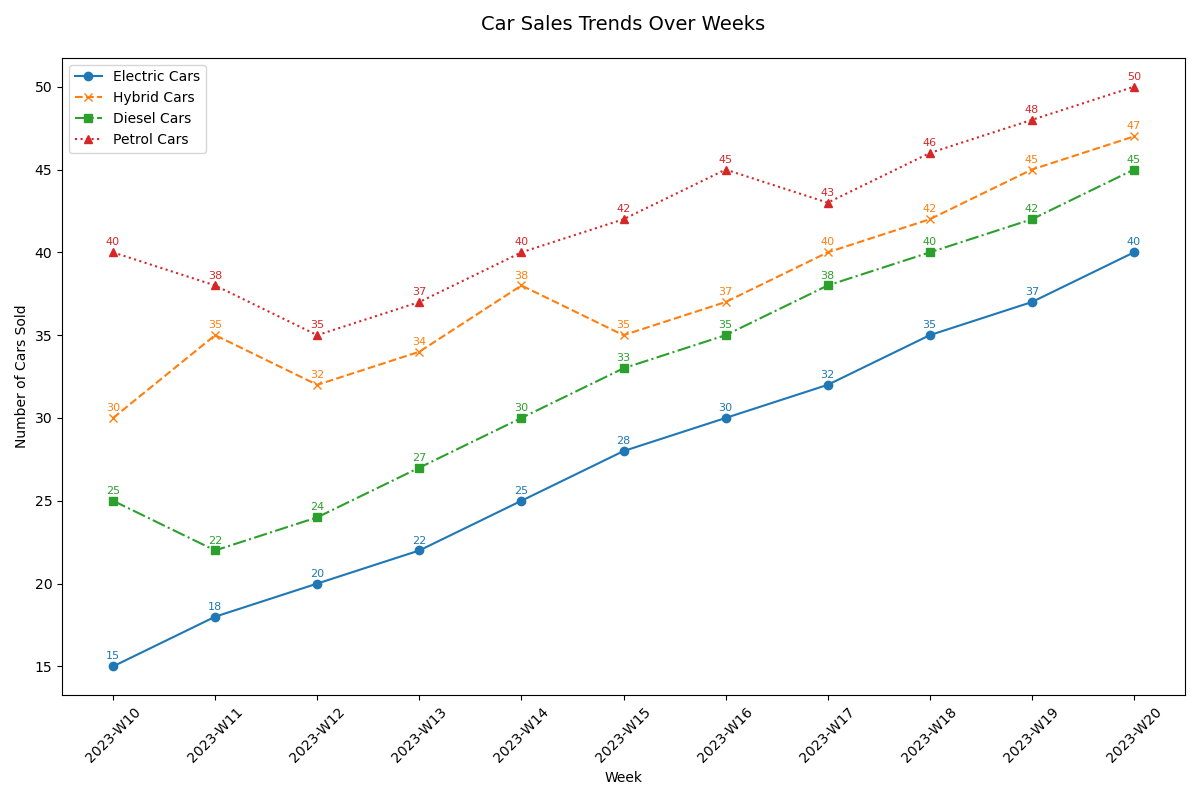

Here is the Python script that generated this plot:

import matplotlib.pyplot as plt

data = [
    {'Week': '2023-W10', 'Electric Cars': 15, 'Hybrid Cars': 30, 'Diesel Cars': 25, 'Petrol Cars': 40},
    {'Week': '2023-W11', 'Electric Cars': 18, 'Hybrid Cars': 35, 'Diesel Cars': 22, 'Petrol Cars': 38},
    {'Week': '2023-W12', 'Electric Cars': 20, 'Hybrid Cars': 32, 'Diesel Cars': 24, 'Petrol Cars': 35},
    {'Week': '2023-W13', 'Electric Cars': 22, 'Hybrid Cars': 34, 'Diesel Cars': 27, 'Petrol Cars': 37},
    {'Week': '2023-W14', 'Electric Cars': 25, 'Hybrid Cars': 38, 'Diesel Cars': 30, 'Petrol Cars': 40},
    {'Week': '2023-W15', 'Electric Cars': 28, 'Hybrid Cars': 35, 'Diesel Cars': 33, 'Petrol Cars': 42},
    {'Week': '2023-W16', 'Electric Cars': 30, 'Hybrid Cars': 37, 'Diesel Cars': 35, 'Petrol Cars': 45},
    {'Week': '2023-W17', 'Electric Cars': 32, 'Hybrid Cars': 40, 'Diesel Cars': 38, 'Petrol Cars': 43},
    {'Week': '2023-W18', 'Electric Cars': 35, 'Hybrid Cars': 42, 'Diesel Cars': 40, 'Petrol Cars': 46},
    {'Week': '2023-W19', 'Electric Cars': 37, 'Hybrid Cars': 45, 'Diesel Cars': 42, 'Petrol Cars': 48},
    {'Week': '2023-W20', 'Electric Cars': 40, 'Hybrid Cars': 47, 'Diesel Cars': 45, 'Petrol Cars': 50}
]

weeks = [entry['Week'] for entry in data]
electric_cars = [entry['Electric Cars'] for entry in data]
hybrid_cars = [entry['Hybrid Cars'] for entry in data]
diesel_cars = [entry['Diesel Cars'] for entry in data]
petrol_cars = [entry['Petrol Cars'] for entry in data]

plt.figure(figsize=(12, 8))

plt.plot(weeks, electric_cars, marker='o', linestyle='-', color='#1f77b4', label='Electric Cars')
plt.plot(weeks, hybrid_cars, marker='x', linestyle='--', color='#ff7f0e', label='Hybrid Cars')
plt.plot(weeks, diesel_cars, marker='s', linestyle='-.', color='#2ca02c', label='Diesel Cars')
plt.plot(weeks, petrol_cars, marker='^', linestyle=':', color='#d62728', label='Petrol Cars')

plt.title('Car Sales Trends Over Weeks', fontsize=14, pad=20)
plt.xlabel('Week')
plt.ylabel('Number of Cars Sold')
plt.xticks(rotation=45)
plt.legend(loc='upper left')
plt.tight_layout()

for i, txt in enumerate(electric_cars):
    plt.annotate(txt, (weeks[i], electric_cars[i]), textcoords="offset points", xytext=(0,5), ha='center', fontsize=8, color='#1f77b4')
for i, txt in enumerate(hybrid_cars):
    plt.annotate(txt, (weeks[i], hybrid_cars[i]), textcoords="offset points", xytext=(0,5), ha='center', fontsize=8, color='#ff7f0e')
for i, txt in enumerate(diesel_cars):
    plt.annotate(txt, (weeks[i], diesel_cars[i]), textcoords="offset points", xytext=(0,5), ha='center', fontsize=8, color='#2ca02c')
for i, txt in enumerate(petrol_cars):
    plt.annotate(txt, (weeks[i], petrol_cars[i]), textcoords="offset points", xytext=(0,5), ha='center', fontsize=8, color='#d62728')

plt.show()
